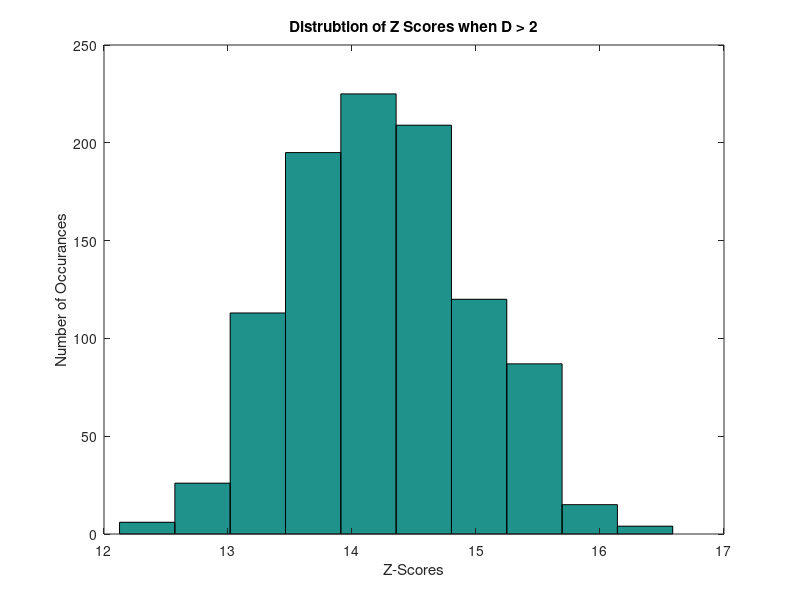

Write MATLAB code to recreate this figure.
clear;

y1=randn(100,1);
y2=randn(100,1);

m1=mean(y1);
m2=mean(y2);

fprintf('Sample means of y1=%.3f and y2=%.3f\n',m1,m2)

s1=sqrt((1/100)*sum((y1-mean(y1)).^2));
s2=sqrt((1/100)*sum((y2-mean(y2)).^2));

fprintf('Unbiased standard deviation of s1=%.3f and s2=%.3f\n',s1,s2)

D=y2-y1;
Dm = m2-m1;

fprintf('Statistic D=%.3f\n',Dm)

N1=length(y1);
N2=length(y2);
sd2 = (1/(N1+N2-2))*((N2*s2^2)+(N1*s1^2));

fprintf('Variance of unbiased D=%.3f\n',sd2)

Dx=zeros(1000,100);
Cx=zeros(100,1);
z=zeros(100,1);
for i=1:1000
    x1=randn(100,1);
    x2=randn(100,1);
    sx1(i)=sqrt((1/100)*sum((x1-mean(x1)).^2));
    sx2(i)=sqrt((1/100)*sum((x2-mean(x2)).^2));
    Dx(i,1:100)=mean(x1)-mean(x2);
    Cx(i)=sum(Dx(i,1:100)>2);
    z(i) = (2)/sqrt(((sx1(i)^2)/length(x1))+((sx2(i)^2)/length(x2)));
end

fprintf('D was > 2 on average %.3f times out of 100 \n',mean(Cx))
fprintf('Z-score for D > 2 = 14.2235 which gives a p-value of 3.275e-46 \n')

figure(1)
hist(z)
title('Distrubtion of Z Scores when D > 2')
xlabel('Z-Scores')
ylabel('Number of Occurances')
